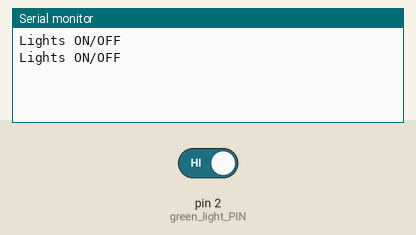
Recording of a sketch running on a simulated Arduino Nano, built with avr-gcc and run on an emulated ATmega328P. Parts: the last lines printed to the serial monitor. Inputs (shaded band) come from the test bench; at power-on: pin 2 (green_light_PIN) HIGH.

Above: at 2.2 s.
2.3 s: pin 2 (green_light_PIN) driven LOW
At 2.9 s:
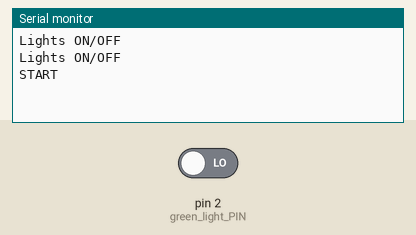
3.8 s: pin 2 (green_light_PIN) driven HIGH
At 4.09 s:
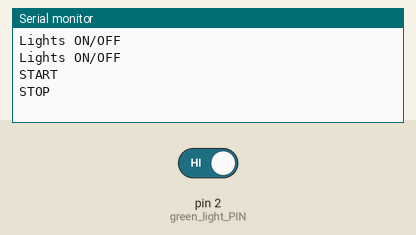

The sketch:

IRStartingLight.ino
```cpp
/*
IR Starting Light for DaVinciDriver

An IR LED must be connected to Arduino PWM pin 3.

 https://github.com/eedala/DaVinciDriver

 Tools -> Board: Arduino Nano
 Tools -> USB Type: Serial
 Tools -> CPU Speed: ?? MHz


 */

#include <IRremote.h>

// The pin that connects to the Starting Lights Green Light
#define green_light_PIN 2              // digital 2, interrupt 0

IRsend irsend;
bool stopping=false;
bool driving=false;

// Interrupt routine for sending the start signal
void sendStart(){
  if (digitalRead(green_light_PIN)== LOW) {
    irsend.sendNEC(0xFFC23D, 32);
    Serial.println("START");
    stopping = false;
    driving = true;
  }else{
    irsend.sendNEC(0xFF906F, 32);
    Serial.println("STOP");
    stopping = true;
  }
}

void setup() {
  pinMode(green_light_PIN, INPUT);

  // initialize the serial communication:
  Serial.begin(9600);
  delay(1000); // otherwise first lines may be missing
  Serial.println();

  //  digitalWrite(green_light_PIN, HIGH);
  attachInterrupt(0, sendStart, CHANGE);
}

void loop() {
  if (driving == false){
    irsend.sendNEC(0xFF629D, 32);
    Serial.println("Lights ON/OFF");
  }
  if (stopping == true){
    irsend.sendNEC(0xFF906F, 32);
    Serial.println("STOPPING");
    delay(100);
    irsend.sendNEC(0xFF629D, 32);
    Serial.println("Lights ON/OFF");
  }else{
  }
  delay(1000);

}
```

Measured:
- after the input at 2.3 s, the serial monitor: prints a new line after 0.07 s (image 1)
- after the input at 3.8 s, the serial monitor: prints a new line after 0.07 s (image 2)
